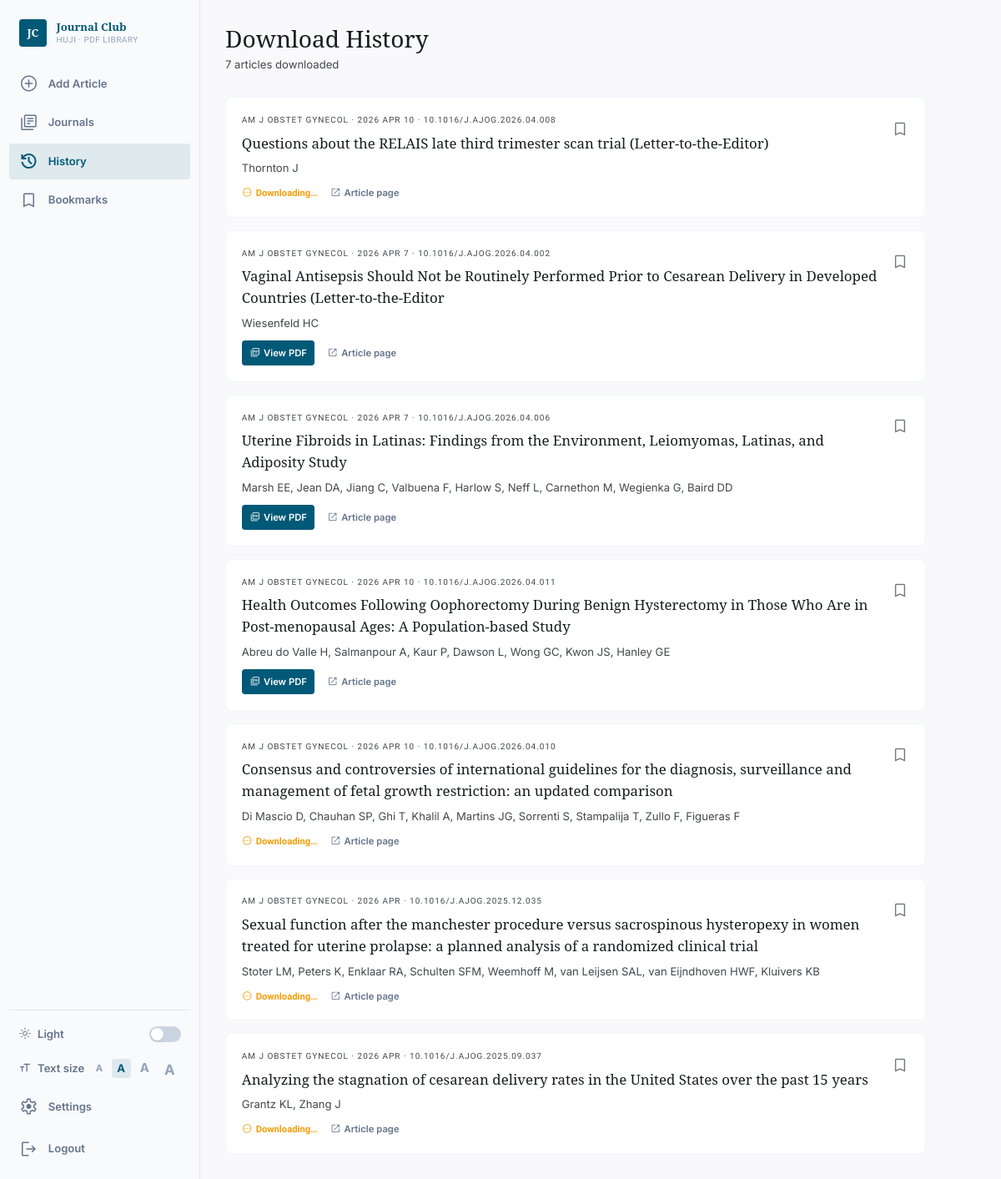
The app's page /history with its own data.
### tables this page shows
CREATE TABLE articles (
    id            INTEGER PRIMARY KEY AUTOINCREMENT,
    url           TEXT UNIQUE NOT NULL,
    pmid          TEXT,
    doi           TEXT,
    title         TEXT,
    authors       TEXT,          -- JSON array
    journal       TEXT,
    pub_date      TEXT,
    abstract      TEXT,
    pdf_path      TEXT,          -- NULL until download succeeds
    downloaded_at TEXT,          -- ISO-8601
    is_bookmarked INTEGER NOT NULL DEFAULT 0
, download_error TEXT);

### app.py (the view)
@app.route("/history")
def history():
    articles = storage.get_history()
    return render_template("history.html", articles=articles, page="history")

### journal_club/storage.py (called while the page is built)
def _connect() -> sqlite3.Connection:
    conn = sqlite3.connect(str(_DB_PATH))
    conn.row_factory = sqlite3.Row
    conn.execute("PRAGMA journal_mode=WAL;")
    conn.execute("PRAGMA foreign_keys=ON;")
    conn.executescript(_DDL)
    _migrate(conn)
    return conn

def _row_to_dict(row: sqlite3.Row) -> dict[str, Any]:
    d = dict(row)
    try:
        d["authors"] = json.loads(d["authors"] or "[]")
    except (json.JSONDecodeError, TypeError):
        d["authors"] = []
    d["is_bookmarked"] = bool(d["is_bookmarked"])
    return d

def get_history() -> list[dict]:
    with _connect() as conn:
        rows = conn.execute(
            "SELECT * FROM articles ORDER BY downloaded_at DESC"
        ).fetchall()
    return [_row_to_dict(r) for r in rows]

### templates/history.html (shortened to what this page needs)
{% extends "base.html" %}
{% block content %}
<div class="px-8 py-8">
  <div class="mb-8">
    <h1 class="font-headline text-3xl text-on-surface mb-1">Download History</h1>
    <p class="text-on-surface-variant text-sm">{{ articles|length }} article{% if articles|length != 1 %}s{% endif %} downloaded</p>
  </div>
  {% if articles %}
  <div class="grid grid-cols-1 gap-4 max-w-4xl">
    {% for a in articles %}
    <div class="bg-white border border-slate-100 rounded-lg p-5 hover:shadow-md transition-shadow group">
      <div class="flex items-start justify-between gap-4">
        <div class="flex-1 min-w-0">
          <p class="text-[10px] text-on-surface-variant font-label tracking-widest uppercase mb-2">
            {{ a.journal or 'Unknown Journal' }}{% if a.pub_date %} &middot; {{ a.pub_date }}{% endif %}
            {% if a.doi %} &middot; {{ a.doi }}{% endif %}
          </p>
          <a href="/article/{{ a.id }}"
             class="font-headline text-lg text-on-surface group-hover:text-primary transition-colors line-clamp-2 block mb-2">
            {{ a.title or a.url }}
          </a>
          {% if a.authors %}
          <p class="text-sm text-on-surface-variant mb-3 line-clamp-1">
            {{ a.authors | join(', ') }}
          </p>
          {% endif %}
          <div class="flex items-center gap-4 mt-1 flex-wrap">
            {% if a.pdf_path %}
            <a href="/pdf/{{ a.id }}" target="_blank"
               class="inline-flex items-center gap-1 text-xs font-semibold px-2.5 py-1.5 rounded bg-primary text-white hover:bg-primary-container transition-colors">
              <span class="material-symbols-outlined text-sm">picture_as_pdf</span> View PDF
            </a>
            {% else %}
            <span class="inline-flex items-center gap-1 text-xs text-amber-500 font-label font-semibold">
              <span class="material-symbols-outlined text-sm">pending</span> Downloading…
            </span>
            {% endif %}
            <a href="{{ a.url }}" target="_blank"
               class="text-xs text-slate-500 font-semibold flex items-center gap-1 hover:underline">
              <span class="material-symbols-outlined text-sm">open_in_new</span> Article page
            </a>
          </div>
        </div>
        <button class="bookmark-btn flex-shrink-0 text-2xl transition-colors mt-1
                       {% if a.is_bookmarked %}text-primary fill-icon{% else %}text-outline hover:text-primary{% endif %}
                       material-symbols-outlined"
                data-id="{{ a.id }}" data-bookmarked="{{ 'true' if a.is_bookmarked else 'false' }}">
        </button>
      </div>
    </div>
    {% endfor %}
  </div>
  {% endif %}
</div>
{% endblock %}

### templates/base.html (style rules this page uses)
.material-symbols-outlined { font-variation-settings: 'FILL' 0, 'wght' 300, 'GRAD' 0, 'opsz' 24; }
html.fs-md { font-size: 15px; }
body { font-family: 'Inter', sans-serif; background: #f9f9fb; color: #191c1e; transition: background .2s, color .2s; }

### records on screen
articles: journal "AM J OBSTET GYNECOL", pub_date "2026 APR 10", doi "10.1016/J.AJOG.2026.04.008", title "Questions about the RELAIS late third trimester scan trial (Letter-to-the-Editor)", authors "Thornton J", shows "Downloading…", is_bookmarked 0 (drawn)
articles: journal "AM J OBSTET GYNECOL", pub_date "2026 APR 7", doi "10.1016/J.AJOG.2026.04.002", title "Vaginal Antisepsis Should Not be Routinely Performed Prior to Cesarean Delivery in Developed Countries (Letter-to-the-Editor", authors "Wiesenfeld HC", is_bookmarked 0 (drawn)
articles: journal "AM J OBSTET GYNECOL", pub_date "2026 APR 7", doi "10.1016/J.AJOG.2026.04.006", title "Uterine Fibroids in Latinas: Findings from the Environment, Leiomyomas, Latinas, and Adiposity Study", authors "Marsh EE, Jean DA, Jiang C, Valbuena F, Harlow S, Neff L, Carnethon M, Wegienka G, Baird DD", is_bookmarked 0 (drawn)
articles: journal "AM J OBSTET GYNECOL", pub_date "2026 APR 10", doi "10.1016/J.AJOG.2026.04.011", title "Health Outcomes Following Oophorectomy During Benign Hysterectomy in Those Who Are in Post-menopausal Ages: A Population-based Study", authors "Abreu do Valle H, Salmanpour A, Kaur P, Dawson L, Wong GC, Kwon JS, Hanley GE", is_bookmarked 0 (drawn)
articles: journal "AM J OBSTET GYNECOL", pub_date "2026 APR 10", doi "10.1016/J.AJOG.2026.04.010", title "Consensus and controversies of international guidelines for the diagnosis, surveillance and management of fetal growth restriction: an updated comparison", authors "Di Mascio D, Chauhan SP, Ghi T, Khalil A, Martins JG, Sorrenti S, Stampalija T, Zullo F, Figueras F", shows "Downloading…", is_bookmarked 0 (drawn)
articles: journal "AM J OBSTET GYNECOL", pub_date "2026 APR", doi "10.1016/J.AJOG.2025.12.035", title "Sexual function after the manchester procedure versus sacrospinous hysteropexy in women treated for uterine prolapse: a planned analysis of a randomized clinical trial", authors "Stoter LM, Peters K, Enklaar RA, Schulten SFM, Weemhoff M, van Leijsen SAL, van Eijndhoven HWF, Kluivers KB", shows "Downloading…", is_bookmarked 0 (drawn)
articles: journal "AM J OBSTET GYNECOL", pub_date "2026 APR", doi "10.1016/J.AJOG.2025.09.037", title "Analyzing the stagnation of cesarean delivery rates in the United States over the past 15 years", authors "Grantz KL, Zhang J", shows "Downloading…", is_bookmarked 0 (drawn)

### other values on screen
{{ articles|length }} "7"
